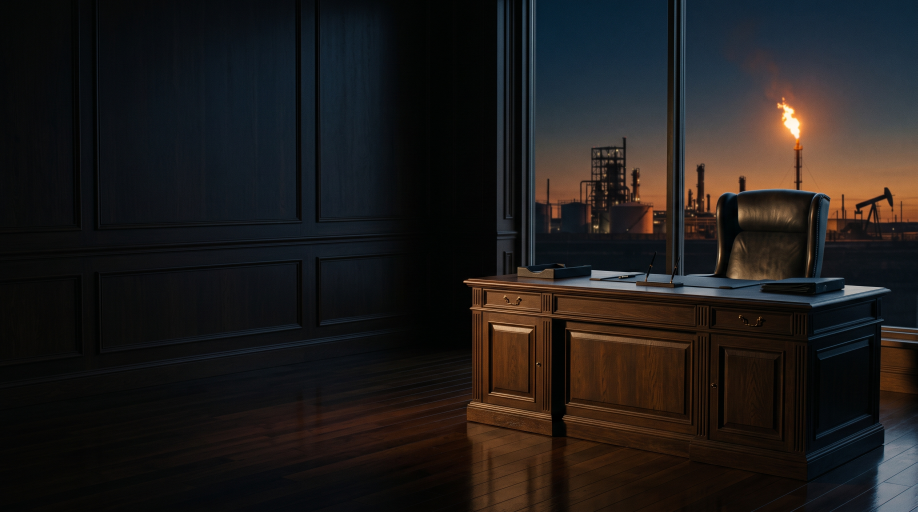
#> input picture brand/investigations/who-commands-venezuela-2026/oficina-refineria-flow.jpg, 2752 x 1536 px, found by its file name (shown at 1/3 size)
$ python investigation-cover-1.py
#> lines starting #> are read from the running program, lines starting #| are printed output that depends on the picture
# Cover, hero and social background for investigation 1 ("who-commands-venezuela-2026"): an empty government office,
# the desk and the chair in place, while an oil refinery burns its flare outside the window. AI-generated illustration
# (Google Flow, Nano Banana) made for Venezuela Record on 2026-10-20, chosen by the editor; the 2K master is kept in
# brand/investigations/who-commands-venezuela-2026/. Always labelled as an AI illustration on the site (META.coverCredit).
# No text in these files: the page puts the headline over the hero in HTML; scripts/investigation-social.mjs adds it to
# the social images.
#   python scripts/investigation-cover-1.py   (needs Pillow), then: node scripts/investigation-social.mjs
from PIL import Image

BRAND = 'brand/investigations/who-commands-venezuela-2026'
ASSETS = 'src/assets/investigations/who-commands-venezuela-2026'
im = Image.open(f'{BRAND}/oficina-refineria-flow.jpg').convert('RGB')  # 2752x1536
#> im is the input picture: PIL image 2752x1536 RGB; mean R, G, B 30.9, 27.9, 26.8
W, H = im.size
#> W = 2752; H = 1536


def crop(ratio, cy=0.5):
    """Full-width crop at the given ratio, vertical centre cy (0 top, 1 bottom)."""
#> called with ratio = 1.9, cy = 0.5
    ch = round(W / ratio)
#> ch = 1445
    y0 = max(0, min(H - ch, round(cy * H - ch / 2)))
#> y0 = 46
    return im.crop((0, y0, W, y0 + ch))
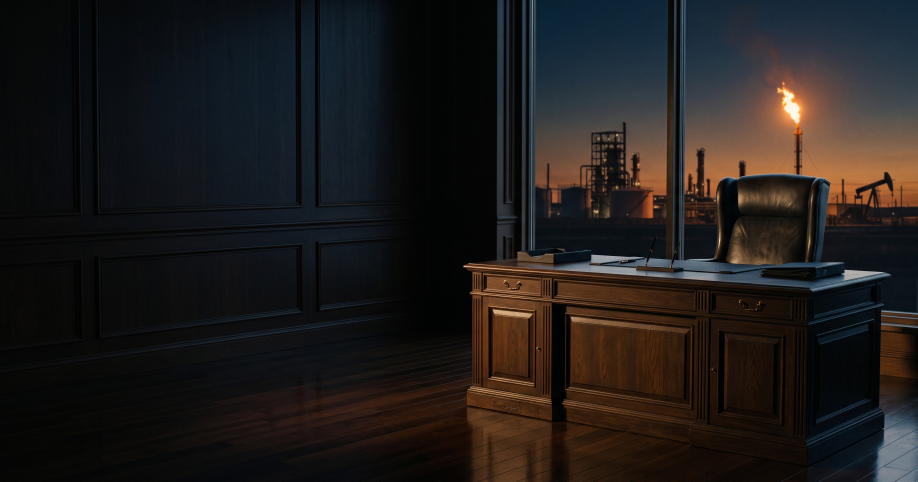
#> returned value: PIL image 2752x1445 RGB (shown at 1/3 size); mean R, G, B 31.8, 28.3, 27


card = crop(1200 / 630, 0.5).resize((1200, 630), Image.LANCZOS)
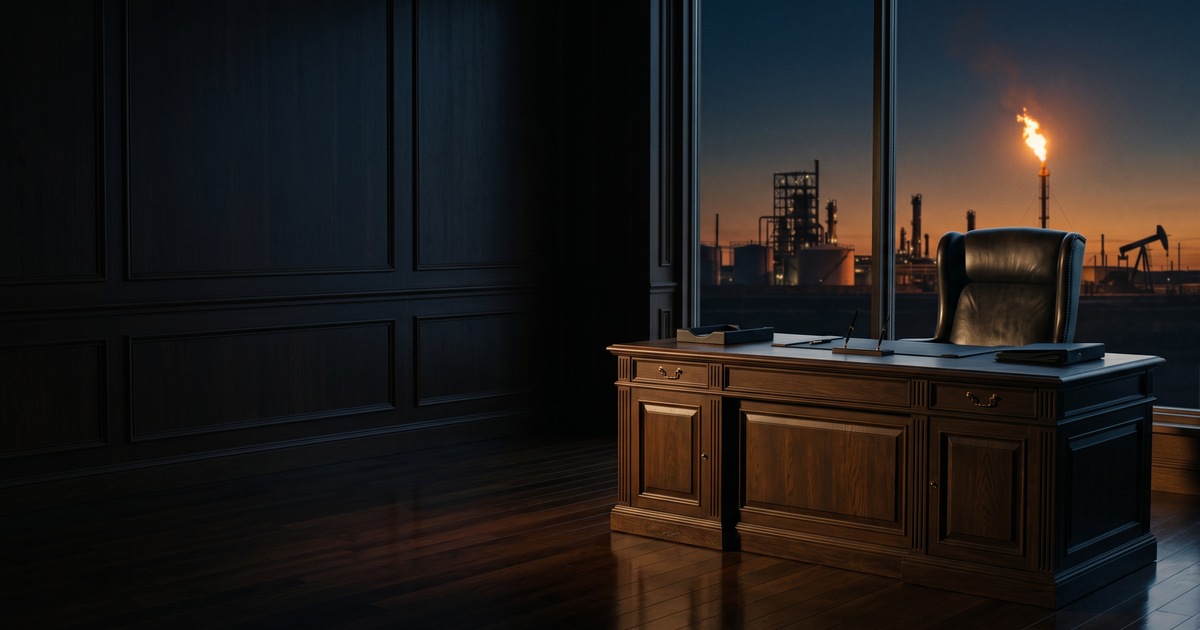
#> card: PIL image 1200x630 RGB; mean R, G, B 31.8, 28.3, 27
# Home / index card (1200x630).
card.save(f'{ASSETS}/cover.jpg', quality=88, optimize=True, progressive=True)
# Page hero: the whole frame; the page crops it with object-fit/object-position (4:5 on phones, wide on desktop).
im.save(f'{ASSETS}/hero.jpg', quality=86, optimize=True, progressive=True)
# Social background (text goes on the dark wood panelling at the left).
card.save(f'{BRAND}/social-bg.png', optimize=True)
print('ok')
